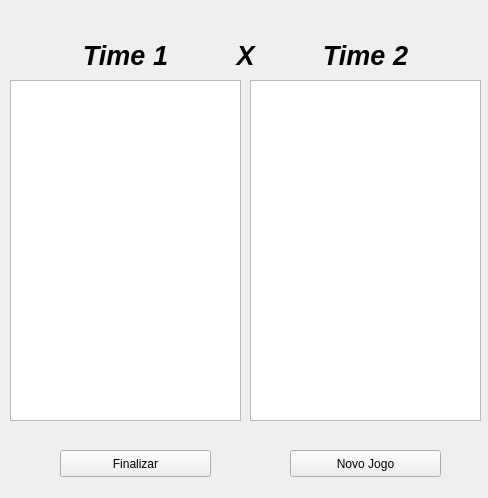
<?xml version="1.0" encoding="UTF-8"?>
<ui version="4.0">
 <class>fimdejogo</class>
 <widget class="QWidget" name="fimdejogo">
  <property name="geometry">
   <rect>
    <x>0</x>
    <y>0</y>
    <width>488</width>
    <height>498</height>
   </rect>
  </property>
  <property name="windowTitle">
   <string>FIM DE JOGO</string>
  </property>
  <property name="windowIcon">
   <iconset>
    <normaloff>favicon.ico</normaloff>favicon.ico</iconset>
  </property>
  <widget class="QLabel" name="teamhome">
   <property name="geometry">
    <rect>
     <x>20</x>
     <y>40</y>
     <width>211</width>
     <height>31</height>
    </rect>
   </property>
   <property name="font">
    <font>
     <pointsize>20</pointsize>
     <weight>75</weight>
     <italic>true</italic>
     <bold>true</bold>
    </font>
   </property>
   <property name="text">
    <string>Time 1</string>
   </property>
   <property name="alignment">
    <set>Qt::AlignCenter</set>
   </property>
  </widget>
  <widget class="QLabel" name="teamguest">
   <property name="geometry">
    <rect>
     <x>260</x>
     <y>40</y>
     <width>211</width>
     <height>31</height>
    </rect>
   </property>
   <property name="font">
    <font>
     <pointsize>20</pointsize>
     <weight>75</weight>
     <italic>true</italic>
     <bold>true</bold>
    </font>
   </property>
   <property name="text">
    <string>Time 2</string>
   </property>
   <property name="alignment">
    <set>Qt::AlignCenter</set>
   </property>
  </widget>
  <widget class="QListWidget" name="golshome">
   <property name="geometry">
    <rect>
     <x>10</x>
     <y>80</y>
     <width>231</width>
     <height>341</height>
    </rect>
   </property>
  </widget>
  <widget class="QListWidget" name="golsguest">
   <property name="geometry">
    <rect>
     <x>250</x>
     <y>80</y>
     <width>231</width>
     <height>341</height>
    </rect>
   </property>
  </widget>
  <widget class="QLabel" name="label_3">
   <property name="geometry">
    <rect>
     <x>230</x>
     <y>40</y>
     <width>31</width>
     <height>31</height>
    </rect>
   </property>
   <property name="font">
    <font>
     <pointsize>20</pointsize>
     <weight>75</weight>
     <italic>true</italic>
     <bold>true</bold>
    </font>
   </property>
   <property name="text">
    <string>X</string>
   </property>
   <property name="alignment">
    <set>Qt::AlignCenter</set>
   </property>
  </widget>
  <widget class="QPushButton" name="endgame">
   <property name="geometry">
    <rect>
     <x>60</x>
     <y>450</y>
     <width>151</width>
     <height>27</height>
    </rect>
   </property>
   <property name="cursor">
    <cursorShape>PointingHandCursor</cursorShape>
   </property>
   <property name="text">
    <string>Finalizar</string>
   </property>
  </widget>
  <widget class="QPushButton" name="restartgame">
   <property name="geometry">
    <rect>
     <x>290</x>
     <y>450</y>
     <width>151</width>
     <height>27</height>
    </rect>
   </property>
   <property name="cursor">
    <cursorShape>PointingHandCursor</cursorShape>
   </property>
   <property name="text">
    <string>Novo Jogo</string>
   </property>
  </widget>
 </widget>
 <resources/>
 <connections/>
</ui>
